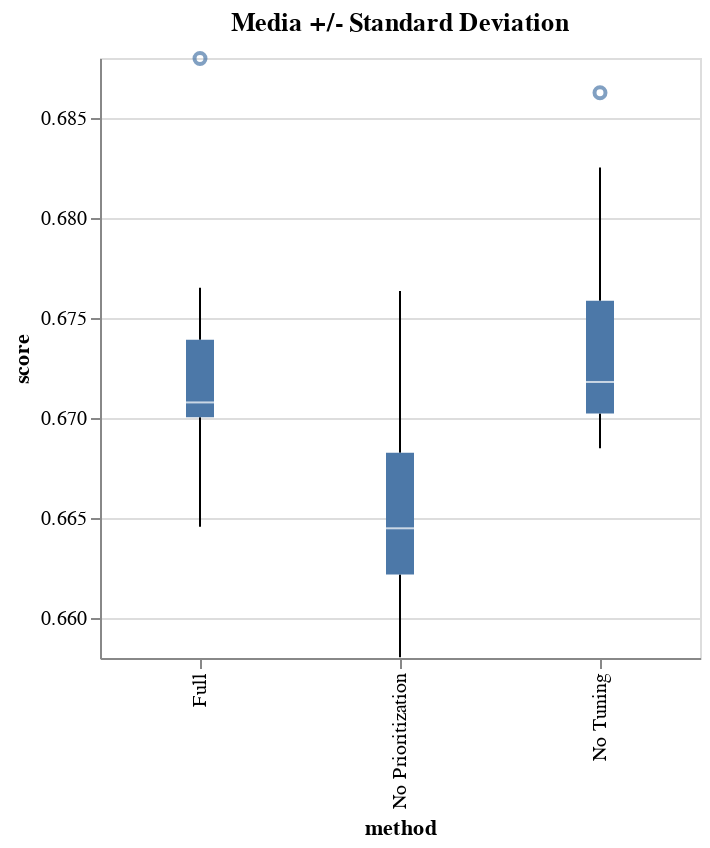

Notebook code for this chart:
### Code cell
alt.Chart(all_performances[all_performances['dataset'] == dataset]).mark_boxplot().encode(
    x=alt.X('method:N'),
    y=alt.Y('score:Q', scale=alt.Scale(zero=False))
).properties(width=300, height=300, title='Media +/- Standard Deviation')

### Figure 1 — Vega-Lite specification as saved in the notebook (floating-point values rounded to 4 significant figures)
{"config": {"view": {"continuousWidth": 400, "continuousHeight": 300}}, "data": {"name": "data-4a210530806ffcfa940c368a9ffcccc3"}, "mark": "boxplot", "encoding": {"x": {"type": "nominal", "field": "method"}, "y": {"type": "quantitative", "field": "score", "scale": {"zero": false}}}, "height": 300, "title": "Media +/- Standard Deviation", "width": 300, "$schema": "https://vega.github.io/schema/vega-lite/v4.8.1.json", "datasets": {"data-4a210530806ffcfa940c368a9ffcccc3": [{"dataset": "185_baseball_MIN_METADATA", "method": "Full", "score": 0.688, "time": "2022-03-03T00:23:23.207824"}, {"dataset": "185_baseball_MIN_METADATA", "method": "Full", "score": 0.6765, "time": "2022-03-03T00:43:16.175425"}, {"dataset": "185_baseball_MIN_METADATA", "method": "Full", "score": 0.6739, "time": "2022-03-03T00:08:31.297611"}, {"dataset": "185_baseball_MIN_METADATA", "method": "Full", "score": 0.6739, "time": "2022-03-03T00:58:57.215141"}, {"dataset": "185_baseball_MIN_METADATA", "method": "Full", "score": 0.6708, "time": "2022-03-03T00:05:18.502620"}, {"dataset": "185_baseball_MIN_METADATA", "method": "Full", "score": 0.6708, "time": "2022-03-03T00:32:31.275243"}, {"dataset": "185_baseball_MIN_METADATA", "method": "Full", "score": 0.67, "time": "2022-03-03T00:06:30.856529"}, {"dataset": "185_baseball_MIN_METADATA", "method": "Full", "score": 0.67, "time": "2022-03-03T00:29:48.710254"}, {"dataset": "185_baseball_MIN_METADATA", "method": "Full", "score": 0.6669, "time": "2022-03-03T00:07:25.060979"}, {"dataset": "185_baseball_MIN_METADATA", "method": "Full", "score": 0.6646, "time": "2022-03-03T00:12:26.115585"}, {"dataset": "185_baseball_MIN_METADATA", "method": "No Tuning", "score": 0.6863, "time": "2022-03-03T00:53:31.130492"}, {"dataset": "185_baseball_MIN_METADATA", "method": "No Tuning", "score": 0.6825, "time": "2022-03-03T00:53:43.198304"}, {"dataset": "185_baseball_MIN_METADATA", "method": "No Tuning", "score": 0.6765, "time": "2022-03-03T00:43:38.449371"}, {"dataset": "185_baseball_MIN_METADATA", "method": "No Tuning", "score": 0.6739, "time": "2022-03-03T00:08:32.477460"}, {"dataset": "185_baseball_MIN_METADATA", "method": "No Tuning", "score": 0.6728, "time": "2022-03-03T00:21:17.739083"}, {"dataset": "185_baseball_MIN_METADATA", "method": "No Tuning", "score": 0.6708, "time": "2022-03-03T00:05:19.736748"}, {"dataset": "185_baseball_MIN_METADATA", "method": "No Tuning", "score": 0.6708, "time": "2022-03-03T00:32:44.653513"}, {"dataset": "185_baseball_MIN_METADATA", "method": "No Tuning", "score": 0.67, "time": "2022-03-03T00:06:32.056816"}, {"dataset": "185_baseball_MIN_METADATA", "method": "No Tuning", "score": 0.67, "time": "2022-03-03T00:30:02.161767"}, {"dataset": "185_baseball_MIN_METADATA", "method": "No Tuning", "score": 0.6685, "time": "2022-03-03T00:07:26.237723"}, {"dataset": "185_baseball_MIN_METADATA", "method": "No Prioritization", "score": 0.6764, "time": "2022-03-03T00:30:23.476440"}, {"dataset": "185_baseball_MIN_METADATA", "method": "No Prioritization", "score": 0.6705, "time": "2022-03-03T00:45:31.623157"}, {"dataset": "185_baseball_MIN_METADATA", "method": "No Prioritization", "score": 0.6691, "time": "2022-03-03T00:37:18.469712"}, {"dataset": "185_baseball_MIN_METADATA", "method": "No Prioritization", "score": 0.6659, "time": "2022-03-03T00:45:46.673079"}, {"dataset": "185_baseball_MIN_METADATA", "method": "No Prioritization", "score": 0.6646, "time": "2022-03-03T00:35:12.131224"}, {"dataset": "185_baseball_MIN_METADATA", "method": "No Prioritization", "score": 0.6644, "time": "2022-03-03T00:14:19.959601"}, {"dataset": "185_baseball_MIN_METADATA", "method": "No Prioritization", "score": 0.6638, "time": "2022-03-03T00:13:43.779440"}, {"dataset": "185_baseball_MIN_METADATA", "method": "No Prioritization", "score": 0.6616, "time": "2022-03-03T00:59:36.393488"}, {"dataset": "185_baseball_MIN_METADATA", "method": "No Prioritization", "score": 0.658, "time": "2022-03-03T00:14:01.874847"}, {"dataset": "185_baseball_MIN_METADATA", "method": "No Prioritization", "score": 0.658, "time": "2022-03-03T00:16:20.290615"}]}}
